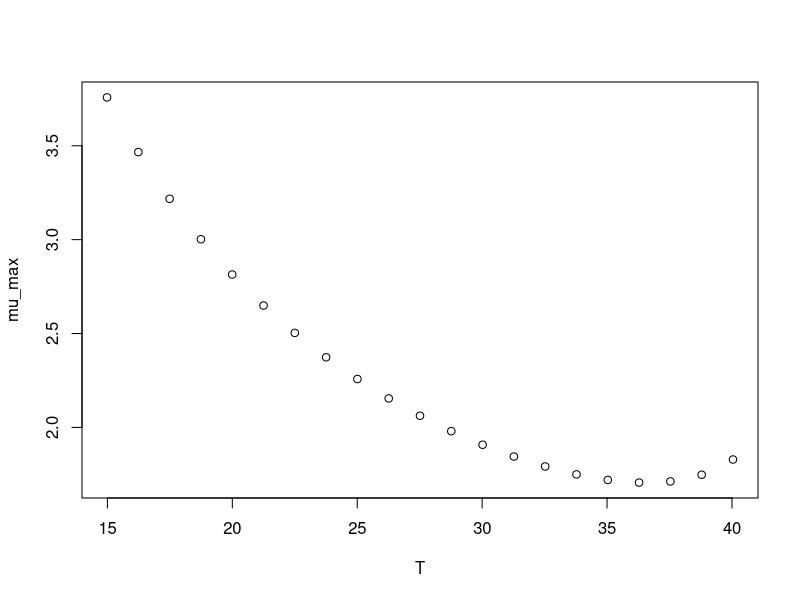

R code for this plot:
#############################
# start of Parameter script
#############################
T <- seq(14.985014985015,40.04,length.out=21)
#############################
# end of Parameter script
#############################
############################# 
# start of Model script Gropin ID 1309 
#############################
 
# constant coefficients for this model
 
variables <- data.frame(T)
argumentsPar <- expand.grid(variables)
 
# heart of the model
response_surface <- function(T) {
   mumax <-1/(0.0179*(T-0.109)*(1-exp(0.2417*(T-46.03))))

return(mumax=mumax)
} 

# output parameters
mumax <- cbind(argumentsPar,response_surface(argumentsPar['T']))
colnames(mumax) <- c(colnames(argumentsPar),'mumax')
#############################
# End of Model script
#############################
############################# 
# start of Visualisation script Gropin ID 1309 
#############################
plot(T,mumax$mumax,
                          xlab='T',
                          ylab='mu_max')
#############################
# End of Visualisation script
#############################
